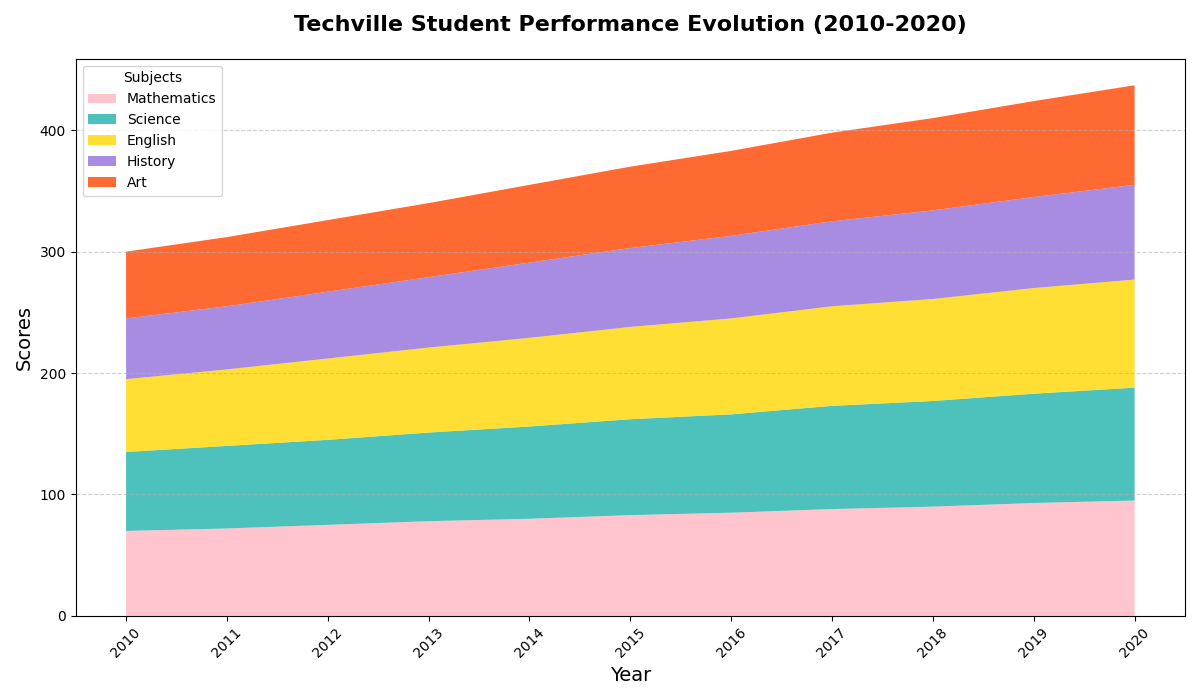

Write the Python code that produced this figure.
import matplotlib.pyplot as plt
import numpy as np

years = np.arange(2010, 2021)

# Scores by subject
math_scores = np.array([70, 72, 75, 78, 80, 83, 85, 88, 90, 93, 95])
science_scores = np.array([65, 68, 70, 73, 76, 79, 81, 85, 87, 90, 93])
english_scores = np.array([60, 63, 67, 70, 73, 76, 79, 82, 84, 87, 89])
history_scores = np.array([50, 52, 55, 58, 62, 65, 68, 70, 73, 75, 78])
art_scores = np.array([55, 57, 59, 61, 64, 67, 70, 73, 76, 79, 82])

scores = np.array([math_scores, science_scores, english_scores, history_scores, art_scores])

fig, ax = plt.subplots(figsize=(12, 7))

ax.stackplot(years, scores, labels=['Mathematics', 'Science', 'English', 'History', 'Art'],
             colors=['#FFB6C1', '#20B2AA', '#FFD700', '#9370DB', '#FF4500'], alpha=0.8)

ax.set_title("Techville Student Performance Evolution (2010-2020)", fontsize=16, fontweight='bold', pad=20)
ax.set_xlabel('Year', fontsize=14)
ax.set_ylabel('Scores', fontsize=14)

ax.grid(axis='y', linestyle='--', alpha=0.6)

ax.legend(loc='upper left', title='Subjects', fontsize=10)

ax.set_xticks(years)
plt.xticks(rotation=45)

plt.tight_layout()

plt.show()
